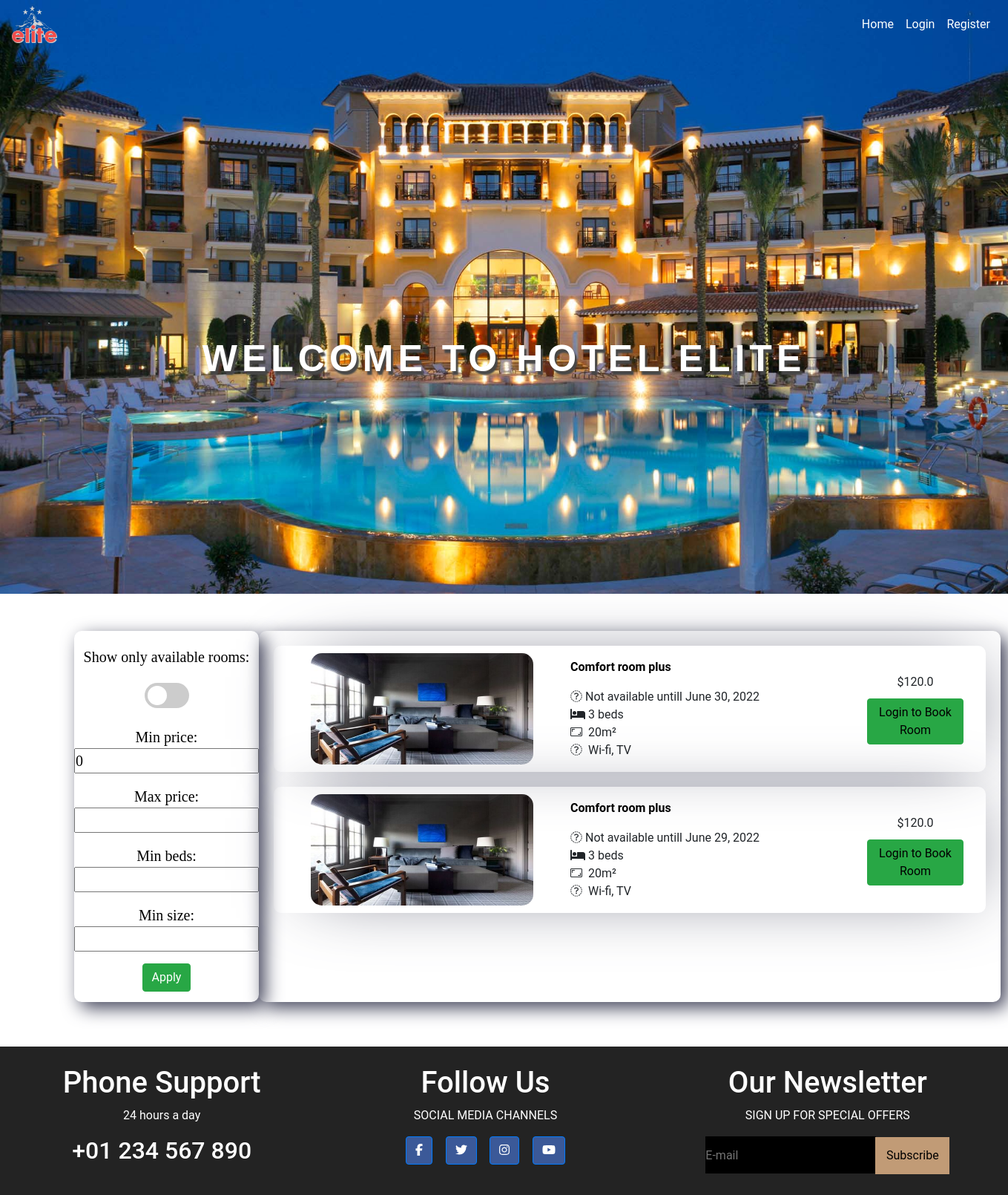
/, run on an earlier commit of the app's database.
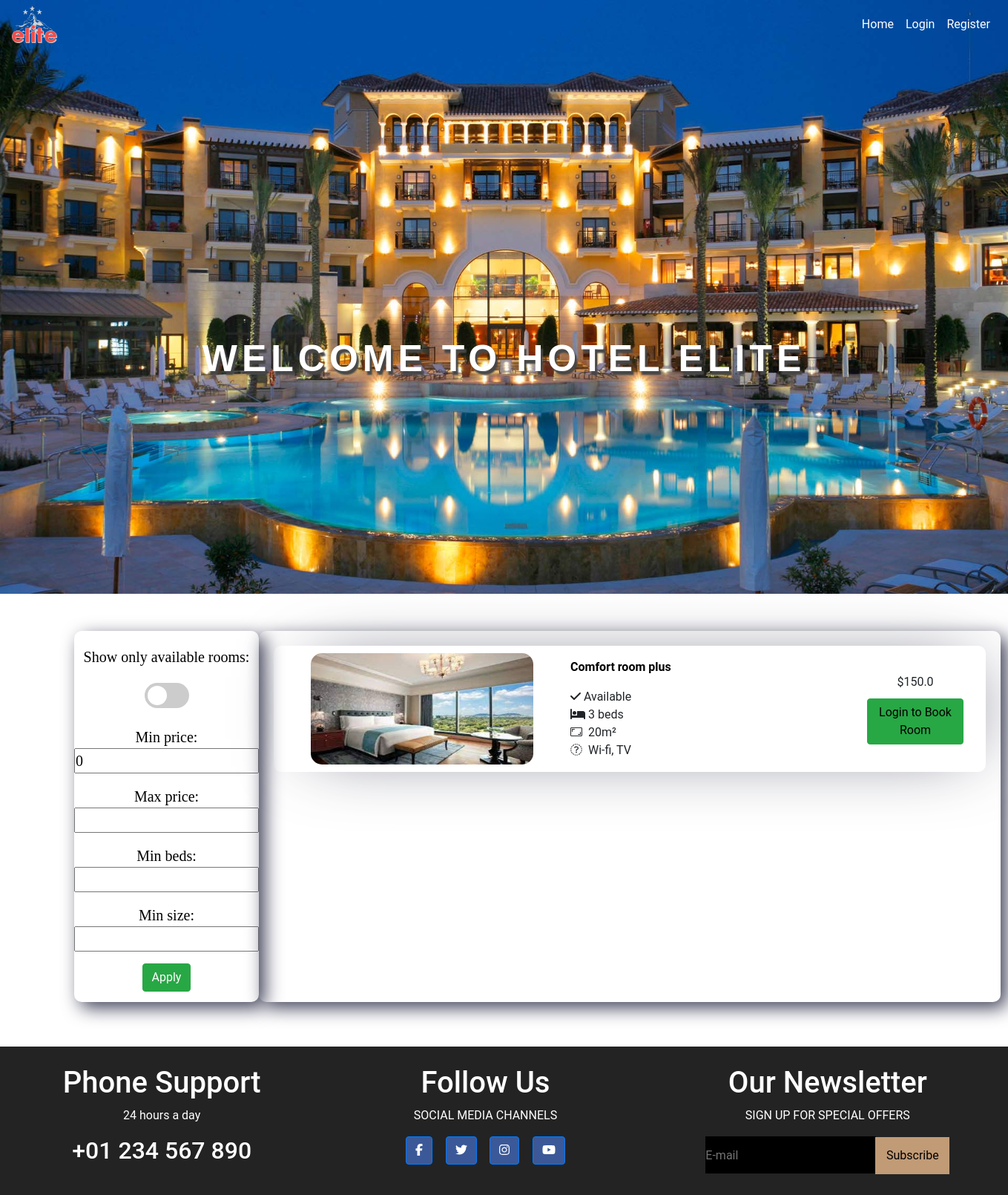
And on a later commit of the database.
### booking/models.py (models this page shows, shortened)
class Booking(models.Model):
    date_from = models.DateField()
    date_to = models.DateField()
    customer = models.ForeignKey(Customer, on_delete=models.CASCADE)
    room = models.ForeignKey(Room, on_delete=models.CASCADE, null=True)

class Room(models.Model):
    occupancy = models.BooleanField(default=False)
    name = models.CharField(max_length=20)
    room_type = models.ForeignKey(Room_type, on_delete=models.CASCADE)
    img = models.ImageField(upload_to="media/")
    size = models.CharField(max_length=20)
    accesories = models.CharField(max_length=200)

class Room_type(models.Model):
    price = models.FloatField()
    beds = models.CharField(max_length=200)

### booking/views.py (the view)
# urls.py: path("", home, name="home"),
def home(request):
    rooms = Room.objects.all()
    form = FilterForm()
    bookings = Booking.objects.all()
    return render(
        request, "home.html", {"rooms": rooms, "bookings": bookings, "form": form}
    )

### booking/forms.py
class FilterForm(forms.Form):
    show_only_available = forms.BooleanField(required=False)
    min_price = forms.FloatField(required=False, initial=0)
    max_price = forms.FloatField(required=False)
    beds = forms.IntegerField(required=False)
    size = forms.IntegerField(required=False)

### templates/home.html (shortened to what this page needs)
{% extends 'base.html' %}
{% block content %}
{% load static %}
{% load extras %}
<link rel="stylesheet" type="text/css" href="{% static 'css/home.css' %}">
<link href="{% static 'fontawesomefree/css/all.min.css' %}" rel="stylesheet" type="text/css">
<link rel="stylesheet" href="https://cdn.jsdelivr.net/npm/bootstrap-icons@1.3.0/font/bootstrap-icons.css">
<div class="body">
  <div class="header">
    <img src="{% static 'imgs/hotel-generic.jpg'%}" style='height: 100%; width: 100%; ' />
    <div class=" text">Welcome to Hotel Elite</div>
  </div>
  <div class="main">
    <div class="filter" style="height:500px;width:300px">
      <form method="post" action="{% url 'booking:filters' %}">
        <div class="filter-box">
          <p style="margin-top:20px;" class="filter-item"> Show only available rooms: <label style="margin-top:20px;"
              class=" switch">
              <span class="slider round"></span>
            </label> </p>
          <p class="filter-item"> Min price: {{form.min_price}} </p>
          <p class="filter-item"> Max price: {{form.max_price}} </p>
          <p class="filter-item"> Min beds: {{form.beds}} </p>
          <p class="filter-item"> Min size: {{form.size}} </p>
          <button class="btn btn-success" type=" submit" value="Submit">Apply</button>
        </div>
      </form>
    </div>
    <div class="rooms">
      {%if rooms %}
      {% for room in rooms %}
      {%if not room.occupancy%}
      <div class="grid">
        <div>
          <img class="room-img" src='{{MEDIA_ROOT}}{{ room.img.url }}'
            style="width:300px; height:150px; margin-left:50px;margin-right:50px;">
        </div>
        <div class="content" style="width:400px;">
          <p class="room-name">{{room.name}}</p>
          <i class="fa-solid fa-check"></i> Available
          <br>
          <i class="fa-solid fa-bed"></i>&nbsp{{room.room_type.beds}}
          {%if room.room_type.beds == '1' %}
          bed
          {%else%}
          beds
          {%endif%}
          <br>
          <i class="bi bi-aspect-ratio"></i>&nbsp {{room.size}}m&#178;
          <br>
          <i class="fa-duotone fa-plus"></i> &nbsp{{room.accesories}}
        </div>
        <div style="text-align: center; margin-right:30px">
          ${{room.room_type.price}}
          <br>
          {% if not user.is_superuser and not user.is_staff %}
          {% if user.is_authenticated%}
          <a class="booking-room btn btn-success" style="width:130px;margin-top:10px"
            href="{% url 'booking:book_rooms' room.id %}">Book
            Room</a>
          {% else %}
          <a class="booking-room btn btn-success" style="width:130px;margin-top:10px"
            href="{% url 'hotel:login'%}">Login to Book Room</a>
          {%endif%}
          {%endif%}
          <br>
        </div>
      </div>
      {% endif %}
      {% endfor %}
      {%if bookings %}
      {% for booking in bookings %}
      {%if booking.room.occupancy%}
      <div class="grid">
        <div>
          <img class="room-img" src='{{MEDIA_ROOT}}{{ booking.room.img.url }}'
            style="width:300px; height:150px; margin-left:50px;margin-right:50px;">
        </div>
        <div class="content" style="width:400px;">
          <p class="room-name">{{booking.room.name}}</p>
          <i class="fa-duotone fa-x"></i> Not available untill {{booking.date_to}}
          <br>
          <i class="fa-solid fa-bed"></i>&nbsp{{booking.room.room_type.beds}}
          {%if booking.room.room_type.beds == '1' %}
          bed
          {%else%}
          beds
          {%endif%}
          <br>
          <i class="bi bi-aspect-ratio"></i>&nbsp {{booking.room.size}}m&#178;
          <br>
          <i class="fa-duotone fa-plus"></i> &nbsp{{booking.room.accesories}}
        </div>
        <div style="text-align: center; margin-right:30px">
          ${{booking.room.room_type.price}}
          <br>
          {% if not user.is_superuser and not user.is_staff %}
          {% if user.is_authenticated%}
          <a class="booking-room btn btn-success"
            style="width:130px;pointer-events: none;cursor: default; opacity: .6; margin-top:10px"
            href="{% url 'booking:book_rooms' booking.room.id %}">Book Room</a>
          {% else %}
          <a class="booking-room btn btn-success" style="width:130px;margin-top:10px"
            href="{% url 'hotel:login'%}">Login to Book Room</a>
          {%endif%}
          {%endif%}
          <br>
        </div>
      </div>
      {% endif %}
      {% endfor %}
      {% endif %}
      {% endif %}
    </div>
  </div>
  <div class="footer">
    <div class="footer-box">
      <h1>Phone Support</h1>
      <p>24 hours a day</p>
      <h2>+01 234 567 890</h2>
    </div>
    <div class="footer-box" style=text-align:center;>
      <h1>Follow Us</h1>
      <p>SOCIAL MEDIA CHANNELS</p>
      <a class="btn btn-primary socialmedia" href="#!" role="button"><i class="fab fa-facebook-f"></i></a>
      <a class="btn btn-primary socialmedia" href="#!" role="button"><i class="fab fa-twitter"></i></a>
      <a class="btn btn-primary socialmedia" href="#!" role="button"><i class="fab fa-instagram"></i></a>
      <a class="btn btn-primary" style="background-color: #3b5998;" href="#!" role="button"><i
          class="fab fa-youtube"></i></a>
    </div>
    <div class="footer-box">
      <h1>Our Newsletter</h1>
      <p>SIGN UP FOR SPECIAL OFFERS</p>
      <input class="newsletter-email" type="email" name="" id="" placeholder="E-mail">
      <button class="subscribe-btn">Subscribe</button>
    </div>
  </div>
</div>
{% endblock content %}

### templates/base.html (shortened to what this page needs)
<!DOCTYPE html>
<html>
<head>
  {% load static %}
  <link href="{% static 'css/bootstrap.min.css' %}" rel="stylesheet">
  <link rel="stylesheet" type="text/css" href="{% static 'css/base.css' %}">
</head>
<body>
  <nav class="navbar navbar-expand-md fixed-top navbar-dark">
    <a href="{% url 'booking:home' %}"><img href="{% url 'booking:home' %}" src=" {% static 'imgs/hotel-elite.png'%}"
        style="widht:150px;height:50px;" alt=""></a>
    <div class="collapse navbar-collapse" id="navbarCollapse">
      <ul class="navbar-nav ml-auto ">
        <li class="nav-item active">
          <a class="nav-link" href="{% url 'booking:home' %}">Home <span class="sr-only">(current)</span></a>
        </li>
        {% if user.is_authenticated %}
        <li class="nav-item active"><a href="{% url 'logout' %}" class="nav-link">Log Out</a></li>
        {% else %}
        <li class="nav-item active"><a href="{% url 'hotel:login' %}" class="nav-link">Login</a></li>
        <li class="nav-item active"><a href="{% url 'hotel:signup' %}" class="nav-link">Register</a></li>
        {% endif %}
      </ul>
    </div>
  </nav>
  {% block content %}
  {% endblock content %}
</body>
</html>

### static/css/base.css (style rules this page uses)
body { font-family: "Roboto", sans-serif; margin: 0; padding: 0; display: flex; flex-direction: column; align-items: center; justify-content: center; height: 100vh; }

### static/css/home.css (style rules this page uses)
* { margin: 0; padding: 0; }
.body { height: 100%; width: 100%; margin: 0; padding: 0; display: flex; }
.header { width: 100%; height: 800px; }
.text { position: absolute; top: 30%; left: 50%; transform: translate(-50%, -50%); font-family: "Arial Black", Gadget, sans-serif; font-size: 50px; letter-spacing: 6px; color: #FFFFFF; text-shadow: 3px 5px 2px #474747; font-weight: 700; text-decoration: none; font-style: normal; font-variant: small-caps; text-transform: uppercase; width: 100%; text-align: center; }
.room-name { font-size: 16px; color: #000000; font-weight: 700; }
.room-img { width:300px; height:150px; margin-left:150px; border-radius: 15px; margin-top: 10px; margin-bottom: 10px; }
.rooms { margin-top: 50px; margin-right: 50px; width: 1000px; height: auto; -webkit-box-shadow: 8px 8px 24px 0px rgba(66, 68, 90, 1); -moz-box-shadow: 8px 8px 24px 0px rgba(66, 68, 90, 1); box-shadow: 8px 8px 24px 0px rgba(66, 68, 90, 1); border-radius: 10px; }
.filter { margin-left: 100px; margin-top: 50px; -webkit-box-shadow: 8px 8px 24px 0px rgba(66, 68, 90, 1); -moz-box-shadow: 8px 8px 24px 0px rgba(66, 68, 90, 1); box-shadow: 8px 8px 24px 0px rgba(66, 68, 90, 1); }
.main { display: flex; justify-content: space-between; }
.booking-room { text-decoration: none; color: black; }
.grid { display: flex; align-items: center; justify-content: space-around; margin: 20px; border-radius: 10px; -webkit-box-shadow: 15px -1px 100px -39px rgba(66, 68, 90, 1); -moz-box-shadow: 15px -1px 100px -39px rgba(66, 68, 90, 1); box-shadow: 15px -1px 100px -39px rgba(66, 68, 90, 1); }
.footer { width: 100%; height: 100px; }
.content { border-radius: 10px; }
.body { display: block; }
.filter-box { display: flex; flex-direction: column; justify-content: center; align-items: center; border-radius: 10px; }
.filter { border-radius: 10px; }
.switch { position: relative; display: inline-block; width: 60px; height: 34px; }
.slider { position: absolute; cursor: pointer; top: 0; left: 0; right: 0; bottom: 0; background-color: #ccc; -webkit-transition: .4s; transition: .4s; }
.slider:before { position: absolute; content: ""; height: 26px; width: 26px; left: 4px; bottom: 4px; background-color: white; -webkit-transition: .4s; transition: .4s; }
.slider.round { border-radius: 34px; }
.slider.round:before { border-radius: 50%; }
.filter-item { font-family: verdana; text-align: center; font-size: 20px; color: rgb(0, 0, 0); }
.footer { margin-top: 60px; height: 200px; background-color: #232323; display: flex; justify-content: space-around; }
.footer-box { font-family: "Roboto", sans-serif; text-align: center; align-items: center; margin-top: 25px; height: 150px; width: 300px; color: white; }
.footer-box:nth-child(3) { width: 350px; }
.subscribe-btn { background-color:#C19B76; border:0px; width:100px; height:50px; margin-left: -5px; }
.newsletter-email { width:230px; height:50px; background-color:black; border-width:0px; margin:0; color:white; }
.socialmedia { background-color: #3b5998; margin-right:14px; }

What changed in the data, as far as the page shows it:
removed Booking: room.img (picture), room.name "Comfort room plus", date_to "June 30, 2022", room.room_type.beds "3", room.size "20", room.accesories "Wi-fi, TV", room.room_type.price "120.0"
removed Booking: room.img (picture), room.name "Comfort room plus", date_to "June 29, 2022", room.room_type.beds "3", room.size "20", room.accesories "Wi-fi, TV", room.room_type.price "120.0"
added Room: img (picture), name "Comfort room plus", room_type.beds "3", size "20", accesories "Wi-fi, TV", room_type.price "150.0"
